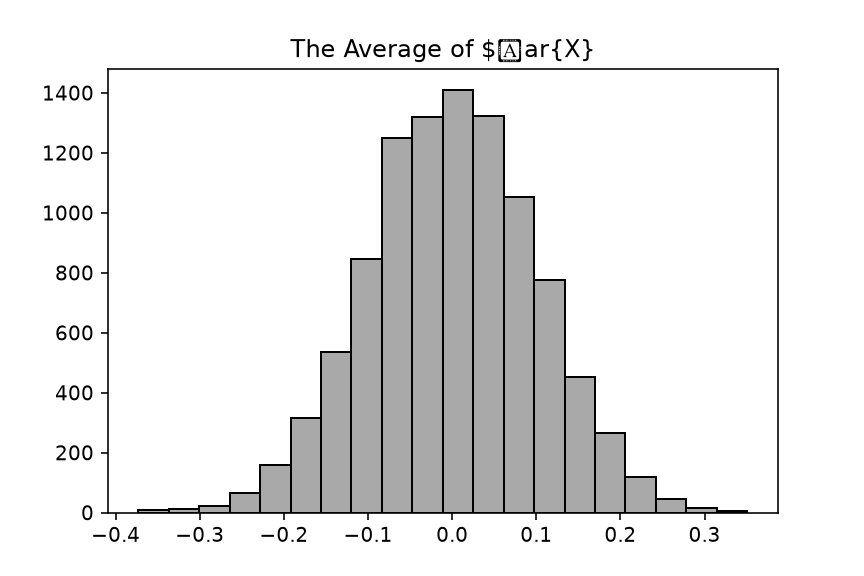

Source code (Python):
#!/usr/bin/env python3
# -*- coding: utf-8 -*-
"""
Created on Fri Sep 18 14:20:35 2026

@author: Home
"""

import numpy as np
import matplotlib.pyplot as plt

n = 100
x = np.arange(1,10001)
Xbars = []
for k in range(10000):
    rng = np.random.default_rng()
    array = rng.normal(loc=0.0, scale=1.0, size=n)
    Xsum = 0
    for i in range(n-1):
        Xsum += array[i]
    Xbar = Xsum/n
    Xbars.append(float(Xbar))
    
plt.scatter(x,Xbars,s=5)
plt.title("$\bar{X} Scatterplot")
plt.show()
plt.hist(Xbars, bins = 20, edgecolor='k', color='darkgray')
plt.title("The Average of $\bar{X}")
plt.savefig("HW2_3_1")
